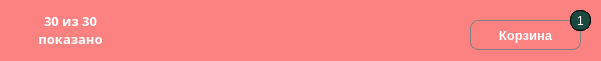
   <widget class="QWidget" name="LoverWidget" native="true">
    <property name="geometry">
     <rect>
      <x>-20</x>
      <y>499</y>
      <width>601</width>
      <height>61</height>
     </rect>
    </property>
    <property name="font">
     <font>
      <family>Times New Roman</family>
      <pointsize>14</pointsize>
      <weight>75</weight>
      <bold>true</bold>
     </font>
    </property>
    <property name="styleSheet">
     <string notr="true">background-color: rgb(252, 129, 129);</string>
    </property>
    <widget class="QLabel" name="labelCheck">
     <property name="geometry">
      <rect>
       <x>30</x>
       <y>10</y>
       <width>81</width>
       <height>41</height>
      </rect>
     </property>
     <property name="font">
      <font>
       <family>Microsoft PhagsPa</family>
       <pointsize>10</pointsize>
       <weight>75</weight>
       <bold>true</bold>
      </font>
     </property>
     <property name="text">
      <string>&lt;html&gt;&lt;head/&gt;&lt;body&gt;&lt;p align=&quot;center&quot;&gt;&lt;span style=&quot; color:#ffffff;&quot;&gt;30 из 30&lt;br/&gt;показано&lt;/span&gt;&lt;/p&gt;&lt;/body&gt;&lt;/html&gt;</string>
     </property>
    </widget>
    <widget class="QPushButton" name="ButtonBasket">
     <property name="geometry">
      <rect>
       <x>470</x>
       <y>20</y>
       <width>111</width>
       <height>30</height>
      </rect>
     </property>
     <property name="minimumSize">
      <size>
       <width>100</width>
       <height>30</height>
      </size>
     </property>
     <property name="font">
      <font>
       <pointsize>10</pointsize>
       <weight>75</weight>
       <bold>true</bold>
      </font>
     </property>
     <property name="styleSheet">
      <string notr="true">color: rgb(255, 255, 255);
border-radius: 8px;
border: 0.5px solid grey;
background-color: rgb(252, 129, 129);</string>
     </property>
     <property name="text">
      <string>Корзина</string>
     </property>
    </widget>
    <widget class="QFrame" name="frameCircleCheck">
     <property name="geometry">
      <rect>
       <x>570</x>
       <y>10</y>
       <width>21</width>
       <height>21</height>
      </rect>
     </property>
     <property name="sizePolicy">
      <sizepolicy hsizetype="Fixed" vsizetype="Fixed">
       <horstretch>0</horstretch>
       <verstretch>0</verstretch>
      </sizepolicy>
     </property>
     <property name="minimumSize">
      <size>
       <width>0</width>
       <height>0</height>
      </size>
     </property>
     <property name="maximumSize">
      <size>
       <width>100</width>
       <height>100</height>
      </size>
     </property>
     <property name="styleSheet">
      <string notr="true">background-color: rgb(25, 73, 63);
border-radius: 10px;
border: 0.5px solid black;</string>
     </property>
     <property name="frameShape">
      <enum>QFrame::StyledPanel</enum>
     </property>
     <property name="frameShadow">
      <enum>QFrame::Raised</enum>
     </property>
     <widget class="QLabel" name="label">
      <property name="geometry">
       <rect>
        <x>0</x>
        <y>0</y>
        <width>21</width>
        <height>21</height>
       </rect>
      </property>
      <property name="styleSheet">
       <string notr="true">color: rgb(255, 255, 255);</string>
      </property>
      <property name="text">
       <string>1</string>
      </property>
      <property name="alignment">
       <set>Qt::AlignCenter</set>
      </property>
     </widget>
    </widget>
   </widget>
